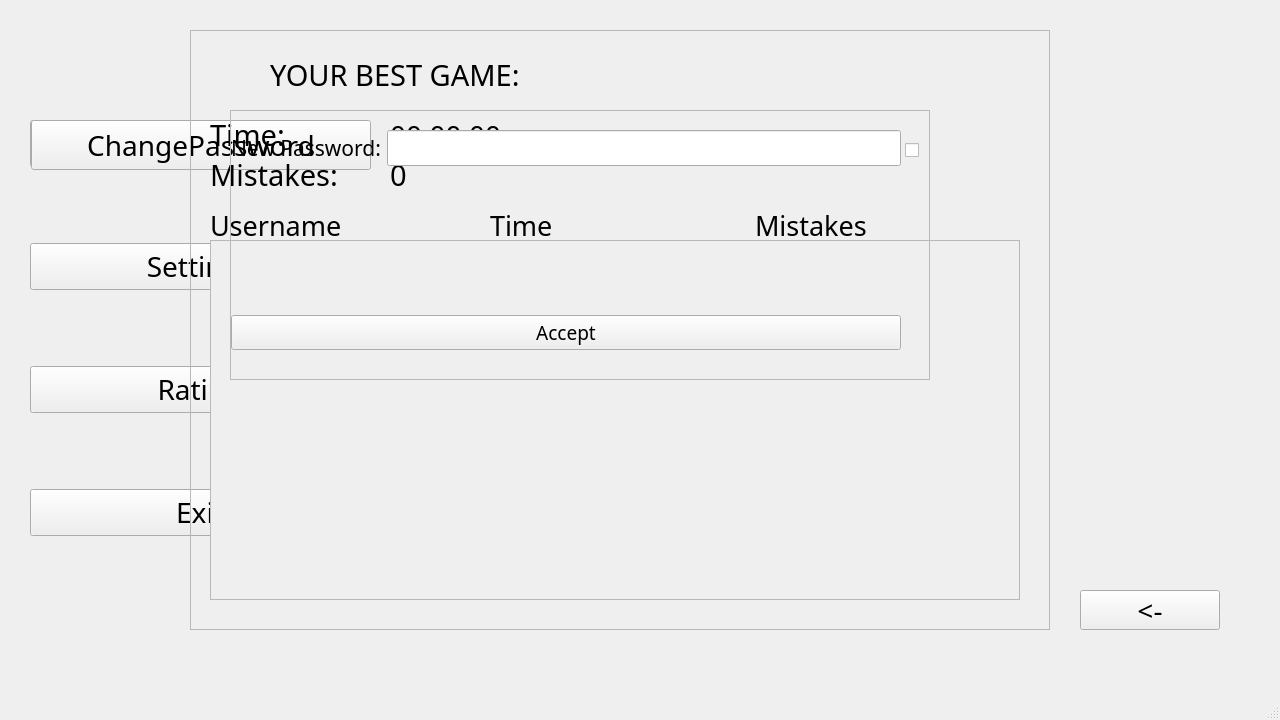
<?xml version="1.0" encoding="UTF-8"?>
<ui version="4.0">
 <class>MainWindow</class>
 <widget class="QMainWindow" name="MainWindow">
  <property name="geometry">
   <rect>
    <x>0</x>
    <y>0</y>
    <width>1280</width>
    <height>720</height>
   </rect>
  </property>
  <property name="sizePolicy">
   <sizepolicy hsizetype="Ignored" vsizetype="Ignored">
    <horstretch>0</horstretch>
    <verstretch>0</verstretch>
   </sizepolicy>
  </property>
  <property name="windowTitle">
   <string>MemoryTraining - Main Menu</string>
  </property>
  <widget class="QWidget" name="centralwidget">
   <widget class="QWidget" name="verticalLayoutWidget">
    <property name="geometry">
     <rect>
      <x>30</x>
      <y>50</y>
      <width>340</width>
      <height>560</height>
     </rect>
    </property>
    <layout class="QVBoxLayout" name="verticalLayout">
     <item>
      <widget class="QPushButton" name="startButton">
       <property name="font">
        <font>
         <family>MV Boli</family>
         <pointsize>21</pointsize>
        </font>
       </property>
       <property name="text">
        <string>Start</string>
       </property>
      </widget>
     </item>
     <item>
      <widget class="QPushButton" name="settingsButton">
       <property name="font">
        <font>
         <family>MV Boli</family>
         <pointsize>21</pointsize>
        </font>
       </property>
       <property name="text">
        <string>Settings</string>
       </property>
      </widget>
     </item>
     <item>
      <widget class="QPushButton" name="ratingButton">
       <property name="font">
        <font>
         <family>MV Boli</family>
         <pointsize>21</pointsize>
        </font>
       </property>
       <property name="text">
        <string>Rating</string>
       </property>
      </widget>
     </item>
     <item>
      <widget class="QPushButton" name="exitButton">
       <property name="font">
        <font>
         <family>MV Boli</family>
         <pointsize>21</pointsize>
        </font>
       </property>
       <property name="text">
        <string>Exit</string>
       </property>
      </widget>
     </item>
    </layout>
   </widget>
   <widget class="QPushButton" name="changePasswordButton">
    <property name="geometry">
     <rect>
      <x>31</x>
      <y>120</y>
      <width>340</width>
      <height>50</height>
     </rect>
    </property>
    <property name="font">
     <font>
      <family>MV Boli</family>
      <pointsize>21</pointsize>
     </font>
    </property>
    <property name="text">
     <string>ChangePassword</string>
    </property>
   </widget>
   <widget class="QPushButton" name="returnButton">
    <property name="geometry">
     <rect>
      <x>1080</x>
      <y>590</y>
      <width>140</width>
      <height>40</height>
     </rect>
    </property>
    <property name="font">
     <font>
      <family>MV Boli</family>
      <pointsize>21</pointsize>
     </font>
    </property>
    <property name="text">
     <string>&lt;-</string>
    </property>
   </widget>
   <widget class="QFrame" name="frameRating">
    <property name="geometry">
     <rect>
      <x>190</x>
      <y>30</y>
      <width>860</width>
      <height>600</height>
     </rect>
    </property>
    <property name="frameShape">
     <enum>QFrame::StyledPanel</enum>
    </property>
    <property name="frameShadow">
     <enum>QFrame::Raised</enum>
    </property>
    <widget class="QLabel" name="label">
     <property name="geometry">
      <rect>
       <x>80</x>
       <y>20</y>
       <width>280</width>
       <height>50</height>
      </rect>
     </property>
     <property name="font">
      <font>
       <family>MV Boli</family>
       <pointsize>22</pointsize>
      </font>
     </property>
     <property name="text">
      <string>YOUR BEST GAME:</string>
     </property>
    </widget>
    <widget class="QLabel" name="labelTime">
     <property name="geometry">
      <rect>
       <x>20</x>
       <y>90</y>
       <width>150</width>
       <height>30</height>
      </rect>
     </property>
     <property name="font">
      <font>
       <family>MV Boli</family>
       <pointsize>22</pointsize>
      </font>
     </property>
     <property name="text">
      <string>Time:</string>
     </property>
    </widget>
    <widget class="QLabel" name="labelMistakes">
     <property name="geometry">
      <rect>
       <x>20</x>
       <y>130</y>
       <width>150</width>
       <height>30</height>
      </rect>
     </property>
     <property name="font">
      <font>
       <family>MV Boli</family>
       <pointsize>22</pointsize>
      </font>
     </property>
     <property name="text">
      <string>Mistakes:</string>
     </property>
    </widget>
    <widget class="QLabel" name="timeLabel">
     <property name="geometry">
      <rect>
       <x>200</x>
       <y>90</y>
       <width>140</width>
       <height>30</height>
      </rect>
     </property>
     <property name="font">
      <font>
       <family>MV Boli</family>
       <pointsize>21</pointsize>
      </font>
     </property>
     <property name="text">
      <string>00:00:00</string>
     </property>
    </widget>
    <widget class="QLabel" name="errorsLabel">
     <property name="geometry">
      <rect>
       <x>200</x>
       <y>130</y>
       <width>70</width>
       <height>30</height>
      </rect>
     </property>
     <property name="font">
      <font>
       <family>MV Boli</family>
       <pointsize>22</pointsize>
      </font>
     </property>
     <property name="text">
      <string>0</string>
     </property>
    </widget>
    <widget class="QScrollArea" name="scrollArea">
     <property name="geometry">
      <rect>
       <x>20</x>
       <y>210</y>
       <width>810</width>
       <height>360</height>
      </rect>
     </property>
     <property name="widgetResizable">
      <bool>true</bool>
     </property>
     <widget class="QWidget" name="scrollAreaWidgetContents">
      <property name="geometry">
       <rect>
        <x>0</x>
        <y>0</y>
        <width>806</width>
        <height>356</height>
       </rect>
      </property>
     </widget>
    </widget>
    <widget class="QLabel" name="label_username">
     <property name="geometry">
      <rect>
       <x>20</x>
       <y>180</y>
       <width>140</width>
       <height>30</height>
      </rect>
     </property>
     <property name="font">
      <font>
       <family>aakar</family>
       <pointsize>20</pointsize>
      </font>
     </property>
     <property name="text">
      <string>Username</string>
     </property>
    </widget>
    <widget class="QLabel" name="label_time">
     <property name="geometry">
      <rect>
       <x>300</x>
       <y>180</y>
       <width>140</width>
       <height>30</height>
      </rect>
     </property>
     <property name="font">
      <font>
       <family>aakar</family>
       <pointsize>20</pointsize>
      </font>
     </property>
     <property name="text">
      <string>Time</string>
     </property>
    </widget>
    <widget class="QLabel" name="label_mistakes">
     <property name="geometry">
      <rect>
       <x>565</x>
       <y>180</y>
       <width>140</width>
       <height>30</height>
      </rect>
     </property>
     <property name="font">
      <font>
       <family>aakar</family>
       <pointsize>20</pointsize>
      </font>
     </property>
     <property name="text">
      <string>Mistakes</string>
     </property>
    </widget>
   </widget>
   <widget class="QFrame" name="frameNewPassword">
    <property name="geometry">
     <rect>
      <x>230</x>
      <y>110</y>
      <width>700</width>
      <height>270</height>
     </rect>
    </property>
    <property name="frameShape">
     <enum>QFrame::StyledPanel</enum>
    </property>
    <property name="frameShadow">
     <enum>QFrame::Raised</enum>
    </property>
    <widget class="QWidget" name="layoutWidget">
     <property name="geometry">
      <rect>
       <x>1</x>
       <y>20</y>
       <width>670</width>
       <height>220</height>
      </rect>
     </property>
     <layout class="QVBoxLayout" name="verticalLayout_2">
      <item>
       <layout class="QHBoxLayout" name="horizontalLayout">
        <item>
         <widget class="QLabel" name="labelNP">
          <property name="font">
           <font>
            <family>MV Boli</family>
            <pointsize>16</pointsize>
           </font>
          </property>
          <property name="text">
           <string>New Password:</string>
          </property>
         </widget>
        </item>
        <item>
         <widget class="QLineEdit" name="newPasswordEdit">
          <property name="font">
           <font>
            <family>MV Boli</family>
            <pointsize>15</pointsize>
           </font>
          </property>
          <property name="text">
           <string/>
          </property>
          <property name="echoMode">
           <enum>QLineEdit::Password</enum>
          </property>
          <property name="dragEnabled">
           <bool>false</bool>
          </property>
         </widget>
        </item>
       </layout>
      </item>
      <item>
       <widget class="QLabel" name="errorsPasswordLabel">
        <property name="font">
         <font>
          <family>MV Boli</family>
          <pointsize>20</pointsize>
         </font>
        </property>
        <property name="text">
         <string/>
        </property>
       </widget>
      </item>
      <item>
       <widget class="QPushButton" name="acceptButton">
        <property name="font">
         <font>
          <family>MV Boli</family>
          <pointsize>14</pointsize>
         </font>
        </property>
        <property name="text">
         <string>Accept</string>
        </property>
       </widget>
      </item>
     </layout>
    </widget>
    <widget class="QCheckBox" name="checkBox">
     <property name="geometry">
      <rect>
       <x>675</x>
       <y>25</y>
       <width>50</width>
       <height>30</height>
      </rect>
     </property>
     <property name="text">
      <string/>
     </property>
    </widget>
   </widget>
   <zorder>verticalLayoutWidget</zorder>
   <zorder>returnButton</zorder>
   <zorder>changePasswordButton</zorder>
   <zorder>frameRating</zorder>
   <zorder>frameNewPassword</zorder>
  </widget>
  <widget class="QMenuBar" name="menubar">
   <property name="geometry">
    <rect>
     <x>0</x>
     <y>0</y>
     <width>1280</width>
     <height>35</height>
    </rect>
   </property>
  </widget>
  <widget class="QStatusBar" name="statusbar"/>
 </widget>
 <resources/>
 <connections/>
</ui>
